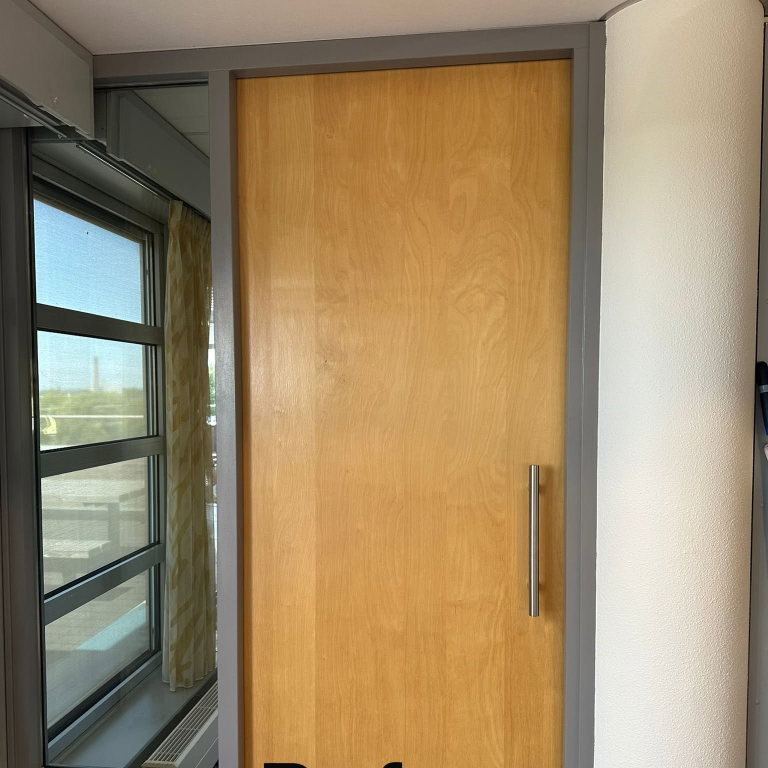
#> input picture bron/fb-03.jpg, 1536 x 1536 px (shown at 1/2 size)
$ python beelden.py
#> lines starting #> are read from the running program, lines starting #| are printed output that depends on the picture
# -*- coding: utf-8 -*-
"""Snijdt het beschikbare materiaal tot bruikbare beelden.

Er is weinig, en dat bepaalt het ontwerp. Vier bruikbare foto's, dus geen
site die om een fotogalerij heen is gebouwd, maar een die om kleurvlakken
en typografie heen is gebouwd, met die vier foto's als de momenten.

Elke foto is bekeken. Wat er bewust niet in zit:
  - de tuin met de schommel, voor en na. Mooi werk, maar dat is grondwerk,
    en de briefing zegt juist: geen algemeen klusbedrijf
  - de gangkast met jassen erin, een rommelig "before" zonder tegenhanger
  - de twee logo-afbeeldingen; die zijn geen projectfoto

De voor-en-na van de deur is een echt paar, maar niet vanaf hetzelfde punt
geschoten en met "Before" en "After" in het beeld gebrand. Door beide tot
alleen het deurvlak te snijden vallen die labels weg en komt de deur bij
allebei even groot in beeld. Dan klopt de schuif wel.

Draaien vanuit de projectmap:  python bouwscript/beelden.py
"""
import io, os
from PIL import Image

HIER = os.path.dirname(os.path.abspath(__file__))
WORTEL = os.path.abspath(os.path.join(HIER, ".."))
BRON = os.path.join(WORTEL, "bron")
UIT = os.path.join(WORTEL, "assets", "img")
GRENS = 205000

# (bron, uitsnede in pixels of None, doel, verhouding, breedte, fx, fy, wat)
TAKEN = [
    # Het paar voor de hero. Liggend en met de omgeving erbij, anders is
    # het op schermbreedte alleen nog een bruin vlak en herken je de deur
    # niet meer. De onderste 30 procent blijft eruit; daar staat het
    # ingebrande "Before" en "After".
    ("fb-03.jpg", (0, 150, 1536, 1014), "deur-voor.webp", 16 / 9.0, 1500, .5, .5,
     "houten deur met kozijn en raam, voor het schilderen"),
    ("fb-04.jpg", (0, 110, 1536, 974), "deur-na.webp", 16 / 9.0, 1500, .5, .5,
     "dezelfde deur na het schilderen"),
    # Dezelfde twee, liggend, voor de projectenpagina.
    ("fb-03.jpg", (455, 110, 1170, 760), "deur-voor-breed.webp", 4 / 3.0, 1100, .5, .5,
     "houten deur voor het schilderen"),
    ("fb-04.jpg", (395, 70, 1050, 660), "deur-na-breed.webp", 4 / 3.0, 1100, .5, .5,
     "dezelfde deur na het schilderen"),
    # De pui van een praktijkruimte. Scherp, en er hoort een review bij.
    ("ws-pui.jpg", None, "pui-voetzorg.webp", 16 / 10.0, 1600, .5, .55,
     "geschilderde pui en deur van een praktijkruimte"),
    ("ws-pui.jpg", (1800, 900, 4400, 3400), "pui-detail.webp", 4 / 3.0, 1200, .5, .5,
     "detail van de geschilderde pui"),
    # Buitenkozijnen, wit, scherp.
    ("fb-09.jpg", None, "kozijn-buiten.webp", 4 / 3.0, 1200, .5, .5,
     "wit geschilderde buitenkozijnen"),
    ("fb-09.jpg", (300, 250, 1150, 1100), "wand-detail.webp", 1 / 1.0, 900, .5, .5,
     "detail van een strak afgewerkt kozijn"),
    # Een gladde geschilderde deur, van dichtbij.
    ("fb-07.jpg", (0, 0, 900, 760), "vlak-detail.webp", 16 / 10.0, 1100, .5, .45,
     "vlak van een geschilderde deur"),
]


def snij_verhouding(im, verh, fx, fy):
    if verh is None:
        return im
    b, h = im.size
    doel_h = b / verh
    if doel_h <= h:
        top = int((h - doel_h) * fy)
        return im.crop((0, top, b, int(top + doel_h)))
    doel_b = h * verh
    links = int((b - doel_b) * fx)
    return im.crop((links, 0, int(links + doel_b), h))


def schrijf(im, pad):
    for q in (84, 80, 76, 72, 66):
        buf = io.BytesIO()
        im.save(buf, "WEBP", quality=q, method=6)
        if buf.tell() <= GRENS or q == 66:
            with open(pad, "wb") as f:
                f.write(buf.getvalue())
            return q, buf.tell()


def main():
    os.makedirs(UIT, exist_ok=True)
    for bron, doos, doel, verh, breedte, fx, fy, wat in TAKEN:
        bp = os.path.join(BRON, bron)
        if not os.path.exists(bp):
            print("  mist: %s" % bron)
            continue
        im = Image.open(bp).convert("RGB")
#> im is the input picture: PIL image 1536x1536 RGB; mean R, G, B 157.2, 137.1, 105.6
        if doos:
            im = im.crop(doos)
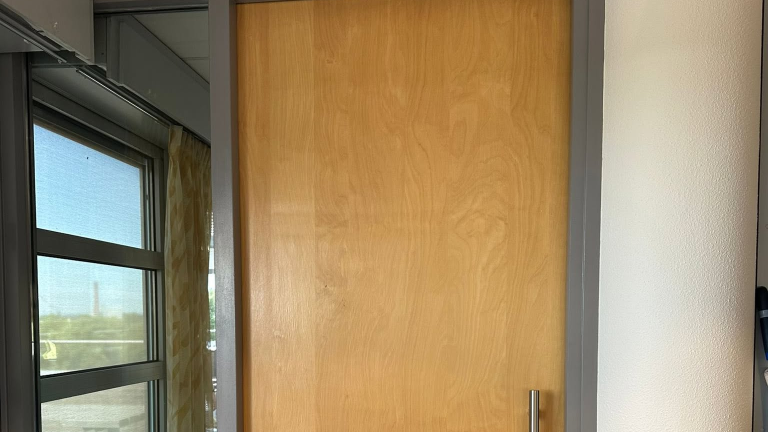
#> im: PIL image 1536x864 RGB (shown at 1/2 size); mean R, G, B 156.8, 137.1, 104.5
        im = snij_verhouding(im, verh, fx, fy)
        if im.width > breedte:
            im = im.resize((breedte, int(im.height * breedte / float(im.width))), Image.LANCZOS)
#> im: PIL image 1500x843 RGB
        q, grootte = schrijf(im, os.path.join(UIT, doel))
        print("  %-24s %4dx%-4d q%-3d %6.1f kB  %s"
              % (doel, im.width, im.height, q, grootte / 1024.0, wat))
#|   deur-voor.webp           1500x843  q84   102.1 kB  houten deur met kozijn en raam, voor het schilderen
#> pass 2 of the loop in main, `for bron, doos, doel, verh, breedte, fx, fy, wat in TAKEN:`:
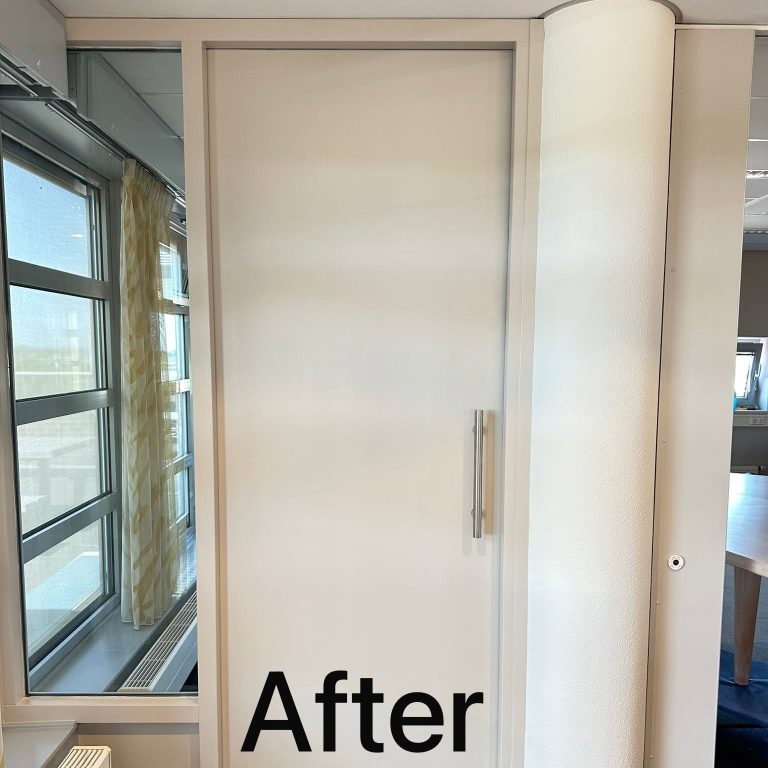
#> input picture bron/fb-04.jpg, 1536 x 1536 px (shown at 1/2 size)
#> in main, im is the input picture: PIL image 1536x1536 RGB; mean R, G, B 179.2, 176.9, 166.9
#> in main, `im = im.crop(doos)`:
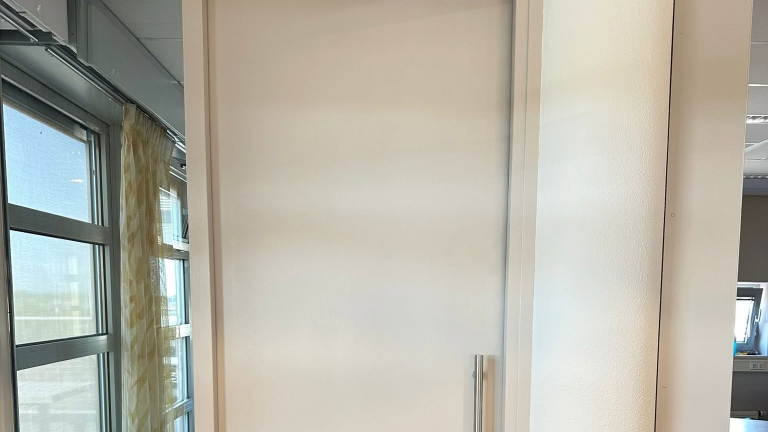
#> im: PIL image 1536x864 RGB (shown at 1/2 size); mean R, G, B 181.4, 179.4, 167.8
#|   deur-na.webp             1500x843  q84    65.0 kB  dezelfde deur na het schilderen


if __name__ == "__main__":
    main()
